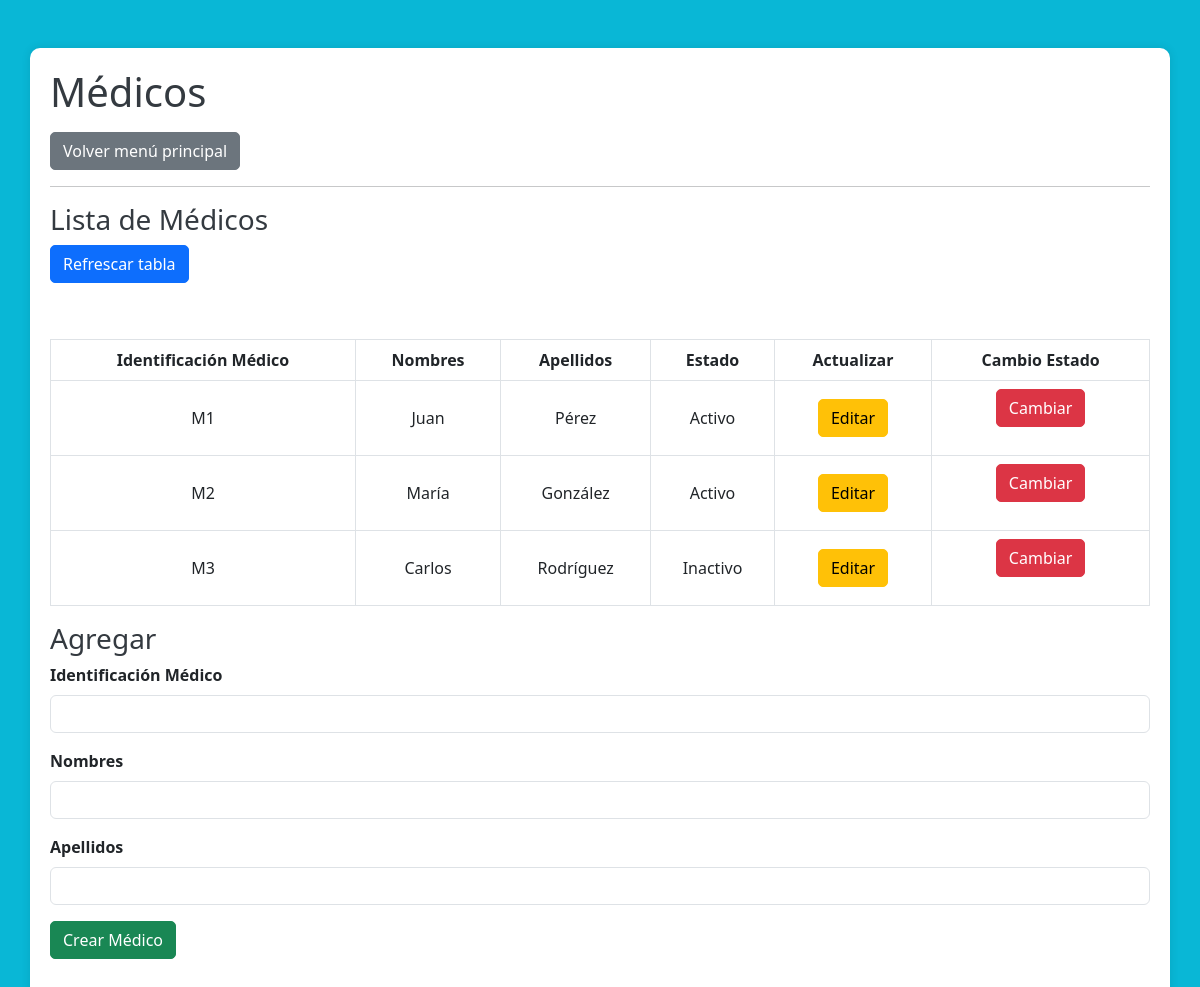
Before: /Controlador/controladorMedico.php with the older database file.
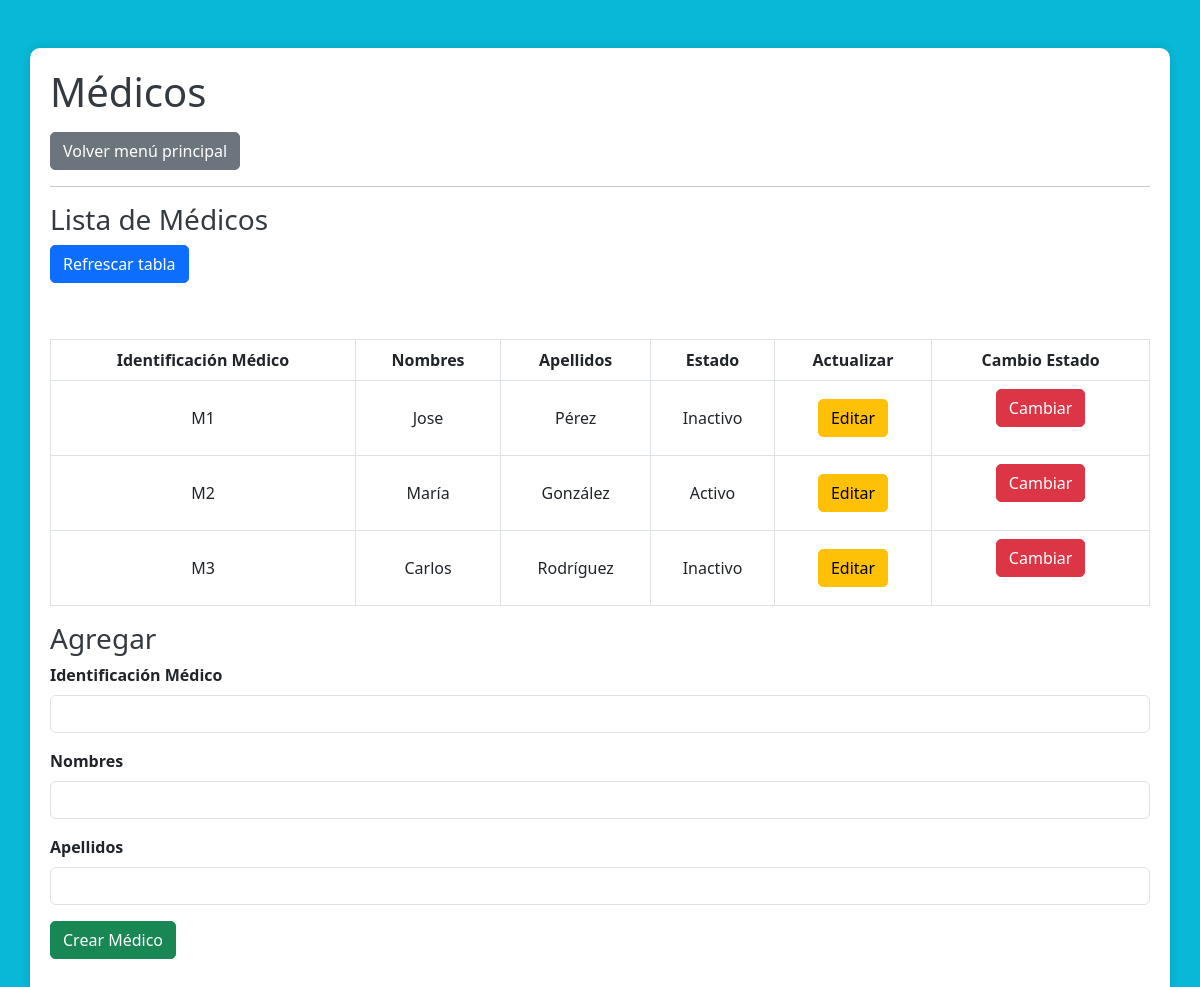
After: the same page with the newer database file.
### tables this page shows
CREATE TABLE `medicos` (
  `MedIdentificacion` char(10) NOT NULL,
  `MedNombres` varchar(50) NOT NULL,
  `MedApellidos` varchar(50) NOT NULL,
  `MedEstado` enum('Activo','Inactivo') NOT NULL DEFAULT 'Activo'
);

### Controlador/controladorMedico.php (called while the page is built, shortened)
<?php
require_once '../Modelo/Medico.php';
$gestorMedico = new Medico();
$resultado = $gestorMedico->consultarMedicos();
include "../Vista/vistaMedico.php";
?>

### Modelo/Conexion.php (called while the page is built)
<?php
function Conectarse(){
	$Conexion =  mysqli_connect("localhost","root","","citas");
	return $Conexion;
}
?>

### Modelo/Medico.php (called while the page is built, shortened)
<?php
require_once 'Conexion.php';
class Medico
{
    public function consultarMedicos()
 	{
        $this->Conexion = Conectarse();
 		$sql="select * from medicos";
 		$resultado=$this->Conexion->query($sql);
 		return $resultado;
 	}
}

### Vista/vistaMedico.php (the view, shortened to what this page needs)
<!DOCTYPE html>
<html lang="es">
<head>
    <link href="https://cdn.jsdelivr.net/npm/bootstrap@5.3.0/dist/css/bootstrap.min.css" rel="stylesheet">
</head>
<body>
    <div class="container mt-5">
        <h1 class="mb-3">Médicos</h1>
        <a class="btn btn-secondary" href="../index.php">Volver menú principal</a>
        <hr>
        <h3>Lista de Médicos</h3>
        <form action="../Controlador/controladorMedico.php" method="post">
            <button class="btn btn-primary mb-3" type="submit" name="Acciones" value="Cargar">Refrescar tabla</button>
        </form>
        <div class="table-responsive mt-3">
            <table class="table table-bordered">
                <thead>
                    <tr>
                        <th>Identificación Médico</th>
                        <th>Nombres</th>
                        <th>Apellidos</th>
                        <th>Estado</th>
                        <th>Actualizar</th>
                        <th>Cambio Estado</th>
                    </tr>
                </thead>
                <tbody>
                    <?php
                    while ($fila = mysqli_fetch_assoc($resultado)) {
                        echo "<tr>";
                        echo "<td>" . $fila['MedIdentificacion'] . "</td>";
                        echo "<td>" . $fila['MedNombres'] . "</td>";
                        echo "<td>" . $fila['MedApellidos'] . "</td>";
                        echo "<td>" . $fila['MedEstado'] . "</td>";
                        echo '<td>
                                <button class="btn btn-warning" data-bs-toggle="modal" data-bs-target="#updateModal' . $fila['MedIdentificacion'] . '">Editar</button>
                              </td>';
                        echo '<td>
                                <form action="../Controlador/controladorMedico.php" method="post">
                                    <input type="hidden" name="MedIdentificacion" value="' . $fila['MedIdentificacion'] . '">
                                    <button class="btn btn-danger" type="submit" name="Acciones" value="Borrar Medico">Cambiar</button>
                                </form>
                              </td>';
                        echo "</tr>";
                    }
                    ?>
                </tbody>
            </table>
        </div>
        <div>
            <h3>Agregar</h3>
            <form action="../Controlador/controladorMedico.php" method="post">
                <div class="mb-3">
                    <label for="MedIdentificacion" class="form-label">Identificación Médico</label>
                    <input class="form-control" id="MedIdentificacion" name="MedIdentificacion" type="text">
                </div>
                <div class="mb-3">
                    <label for="MedNombres" class="form-label">Nombres</label>
                    <input class="form-control" id="MedNombres" name="MedNombres" type="text">
                </div>
                <div class="mb-3">
                    <label for="MedApellidos" class="form-label">Apellidos</label>
                    <input class="form-control" id="MedApellidos" name="MedApellidos" type="text">
                </div>
                <button class="btn btn-success" type="submit" name="Acciones" value="Crear Medico">Crear Médico</button>
            </form>
        </div>
    </div>
    <br><br>
</body>
</html>

Changed rows visible on the page:
changed medicos "Pérez": MedNombres "Juan" → "Jose"; MedEstado "Activo" → "Inactivo"
